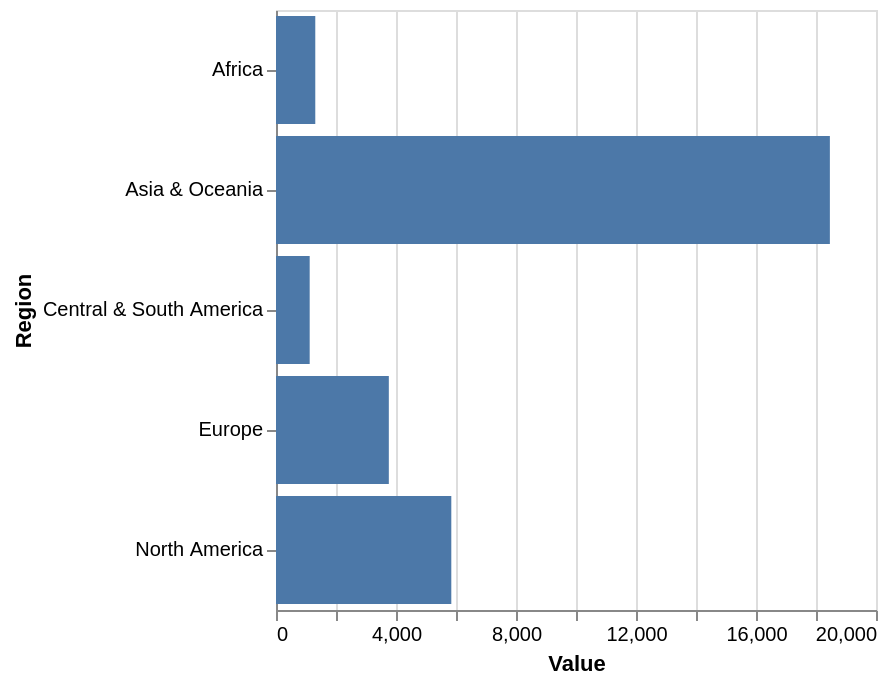

This figure's Vega-Lite source:
### Vega-Lite specification from a JSON file in a GitHub repository (floating-point values rounded to 4 significant figures; data arrays with more than 128 entries replaced by an {"elided": "..."} marker saying what was removed)
{"$schema": "https://vega.github.io/schema/vega-lite/v5.json", "description": "A simple bar chart with embedded data.", "data": {"values": {"elided": "241 records"}}, "mark": "bar", "height": 300, "width": 300, "transform": [{"calculate": "year(datum.Period)", "as": "year"}, {"filter": "datum.year>=Year"}, {"calculate": "year(datum.Period)", "as": "value"}], "params": [{"name": "Year", "value": 2021, "bind": {"input": "range", "min": 1963, "max": 2021, "step": 1, "name": "Start year:"}}], "encoding": {"y": {"field": "Region", "type": "nominal"}, "x": {"field": "Value", "type": "quantitative"}}}
